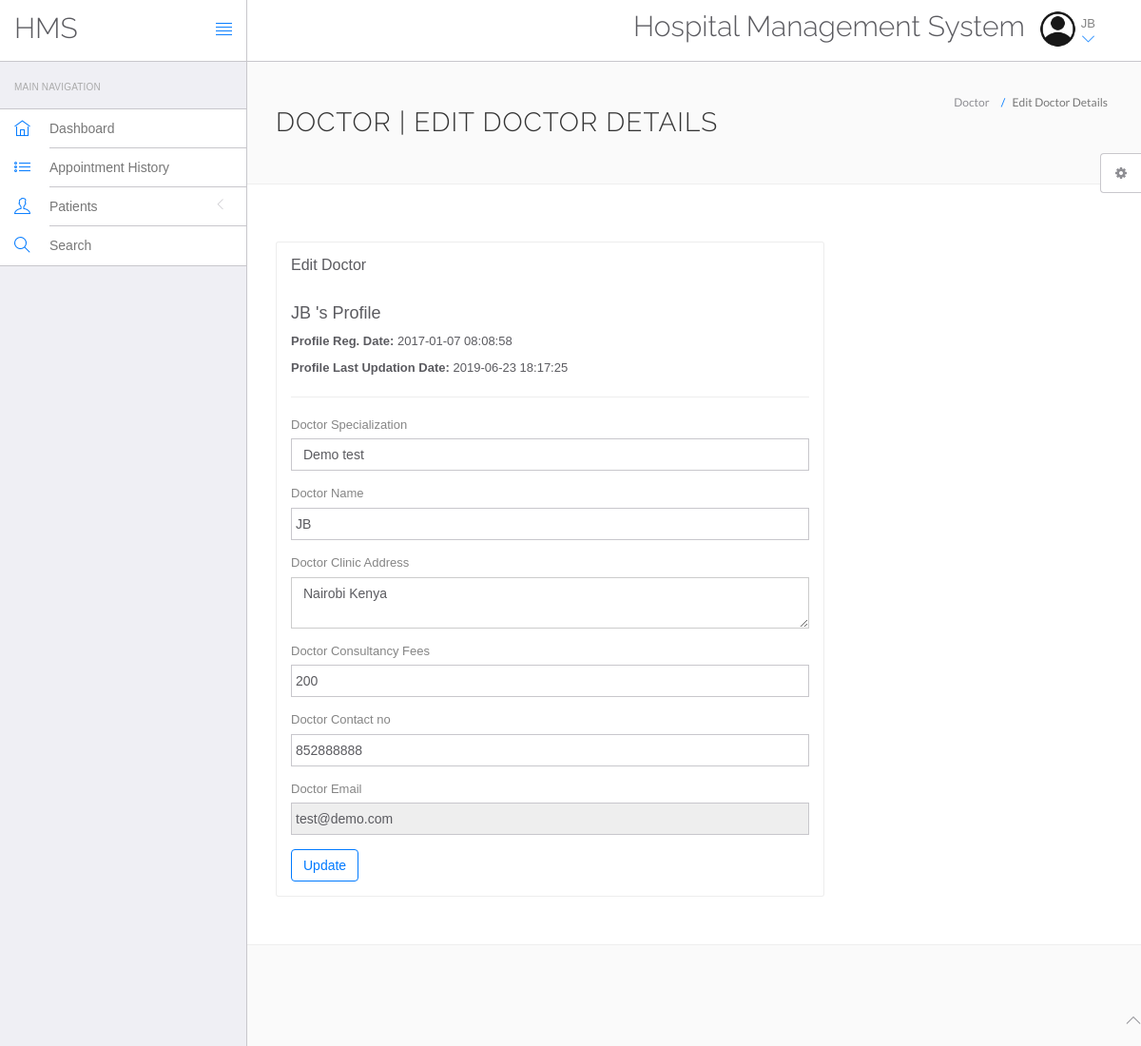
/clinic/hms/doctor/edit-profile.php (signed in), run on the app's committed database.
### tables this page shows
CREATE TABLE `doctors` (
  `id` int(11) NOT NULL,
  `specilization` varchar(255) DEFAULT NULL,
  `doctorName` varchar(255) DEFAULT NULL,
  `address` longtext DEFAULT NULL,
  `docFees` varchar(255) DEFAULT NULL,
  `contactno` bigint(11) DEFAULT NULL,
  `docEmail` varchar(255) DEFAULT NULL,
  `password` varchar(255) DEFAULT NULL,
  `creationDate` timestamp NULL DEFAULT current_timestamp(),
  `updationDate` timestamp NULL DEFAULT NULL ON UPDATE current_timestamp()
);

### clinic/hms/doctor/edit-profile.php (the view, shortened to what this page needs)
<?php
include('include/config.php');
?>
<!DOCTYPE html>
<html lang="en">
	<head>
		<link rel="stylesheet" href="vendor/bootstrap/css/bootstrap.min.css">
		<link rel="stylesheet" href="vendor/fontawesome/css/font-awesome.min.css">
		<link rel="stylesheet" href="vendor/themify-icons/themify-icons.min.css">
		<link href="vendor/animate.css/animate.min.css" rel="stylesheet" media="screen">
		<link href="vendor/perfect-scrollbar/perfect-scrollbar.min.css" rel="stylesheet" media="screen">
		<link href="vendor/switchery/switchery.min.css" rel="stylesheet" media="screen">
		<link href="vendor/bootstrap-touchspin/jquery.bootstrap-touchspin.min.css" rel="stylesheet" media="screen">
		<link href="vendor/select2/select2.min.css" rel="stylesheet" media="screen">
		<link href="vendor/bootstrap-datepicker/bootstrap-datepicker3.standalone.min.css" rel="stylesheet" media="screen">
		<link href="vendor/bootstrap-timepicker/bootstrap-timepicker.min.css" rel="stylesheet" media="screen">
		<link rel="stylesheet" href="assets/css/styles.css">
		<link rel="stylesheet" href="assets/css/plugins.css">
		<link rel="stylesheet" href="assets/css/themes/theme-1.css" id="skin_color" />
	</head>
	<body>
		<div id="app">
<?php include('include/sidebar.php');?>
			<div class="app-content">
				<?php include('include/header.php');?>
				<div class="main-content" >
					<div class="wrap-content container" id="container">
						<section id="page-title">
							<div class="row">
								<div class="col-sm-8">
									<h1 class="mainTitle">Doctor | Edit Doctor Details</h1>
																	</div>
								<ol class="breadcrumb">
									<li>
										<span>Doctor</span>
									</li>
									<li class="active">
										<span>Edit Doctor Details</span>
									</li>
								</ol>
							</div>
						</section>
						<div class="container-fluid container-fullw bg-white">
							<div class="row">
								<div class="col-md-12">
									<div class="row margin-top-30">
										<div class="col-lg-8 col-md-12">
											<div class="panel panel-white">
												<div class="panel-heading">
													<h5 class="panel-title">Edit Doctor</h5>
												</div>
												<div class="panel-body">
									<?php $sql=mysqli_query($con,"select * from doctors where docEmail='".$_SESSION['dlogin']."'");
while($data=mysqli_fetch_array($sql))
{
?>
<h4><?php echo htmlentities($data['doctorName']);?>'s Profile</h4>
<p><b>Profile Reg. Date: </b><?php echo htmlentities($data['creationDate']);?></p>
<?php if($data['updationDate']){?>
<p><b>Profile Last Updation Date: </b><?php echo htmlentities($data['updationDate']);?></p>
<?php } ?>
<hr />
													<form role="form" name="adddoc" method="post" onSubmit="return valid();">
														<div class="form-group">
															<label for="DoctorSpecialization">
																Doctor Specialization
															</label>
							<select name="Doctorspecialization" class="form-control" required="required">
					<option value="<?php echo htmlentities($data['specilization']);?>">
					<?php echo htmlentities($data['specilization']);?></option>
															</select>
														</div>
<div class="form-group">
															<label for="doctorname">
																 Doctor Name
															</label>
	<input type="text" name="docname" class="form-control" value="<?php echo htmlentities($data['doctorName']);?>" >
														</div>
<div class="form-group">
															<label for="address">
																 Doctor Clinic Address
															</label>
					<textarea name="clinicaddress" class="form-control"><?php echo htmlentities($data['address']);?></textarea>
														</div>
<div class="form-group">
															<label for="fess">
																 Doctor Consultancy Fees
															</label>
		<input type="text" name="docfees" class="form-control" required="required"  value="<?php echo htmlentities($data['docFees']);?>" >
														</div>
<div class="form-group">
									<label for="fess">
																 Doctor Contact no
															</label>
					<input type="text" name="doccontact" class="form-control" required="required"  value="<?php echo htmlentities($data['contactno']);?>">
														</div>
<div class="form-group">
									<label for="fess">
																 Doctor Email
															</label>
					<input type="email" name="docemail" class="form-control"  readonly="readonly"  value="<?php echo htmlentities($data['docEmail']);?>">
														</div>
														<?php } ?>
														<button type="submit" name="submit" class="btn btn-o btn-primary">
															Update
														</button>
													</form>
												</div>
											</div>
										</div>
											</div>
										</div>
								</div>
					</div>
				</div>
			</div>
	<?php include('include/footer.php');?>
	<?php include('include/setting.php');?>
		</div>
	</body>
</html>

### clinic/hms/doctor/include/header.php (shortened to what this page needs)
<header class="navbar navbar-default navbar-static-top">
					<div class="navbar-header">
						<a class="navbar-brand" href="#">
							<h2 style="padding-top:20% ">HMS</h2>
						</a>
						<a href="#" class="sidebar-toggler pull-right visible-md visible-lg" data-toggle-class="app-sidebar-closed" data-toggle-target="#app">
							<i class="ti-align-justify"></i>
						</a>
					</div>
					<div class="navbar-collapse collapse">
						<ul class="nav navbar-right">
								<li  style="padding-top:2% ">
								<h2>Hospital Management System</h2>
							</li>
							<li class="dropdown current-user">
								<a href class="dropdown-toggle" data-toggle="dropdown">
									<img src="../assets/images/account.png" > <span class="username">
									<?php $query=mysqli_query($con,"select doctorName from doctors where id='".$_SESSION['id']."'");
while($row=mysqli_fetch_array($query))
{
	echo $row['doctorName'];
}
									?> <i class="ti-angle-down"></i></i></span>
								</a>
							</li>
						</ul>
					</div>
				</header>

### clinic/hms/doctor/assets/css/themes/theme-1.css (style rules this page uses)
body { background: #FAFAFA; }
header .navbar-header { background: #ffffff !important; border-right-color: #c8c7cc !important; border-bottom-color: #c8c7cc !important; }
header .navbar-header .sidebar-toggler, header .navbar-header .sidebar-mobile-toggler { color: #007aff !important; }
header .navbar-header .navbar-brand { color: #777 !important; }
header .navbar-collapse { background: #ffffff !important; border-bottom-color: #c8c7cc !important; box-shadow: none !important; }
header .navbar-collapse .navbar-right > li > a { color: #777; }
header .navbar-collapse .navbar-right > li > a i { color: #007aff !important; }

### data on the page
doctors: doctorName "JB", creationDate "2017-01-07 08:08:58", updationDate "2019-06-23 18:17:25", Doctorspecialization "Demo test", docname "JB", clinicaddress "Nairobi Kenya", docfees "200", doccontact "852888888", docemail "test@demo.com"
